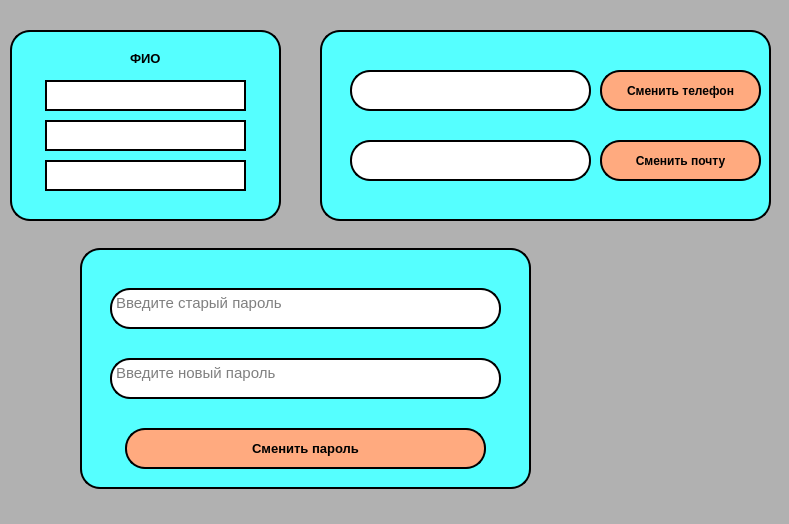
<?xml version="1.0" encoding="UTF-8"?>
<ui version="4.0">
 <class>MainWindow</class>
 <widget class="QMainWindow" name="MainWindow">
  <property name="geometry">
   <rect>
    <x>0</x>
    <y>0</y>
    <width>789</width>
    <height>524</height>
   </rect>
  </property>
  <property name="windowTitle">
   <string>MainWindow</string>
  </property>
  <property name="styleSheet">
   <string notr="true">background-color: rgb(177, 177, 177);</string>
  </property>
  <widget class="QWidget" name="centralwidget">
   <widget class="QFrame" name="frame">
    <property name="geometry">
     <rect>
      <x>10</x>
      <y>30</y>
      <width>271</width>
      <height>191</height>
     </rect>
    </property>
    <property name="styleSheet">
     <string notr="true">background-color: rgb(85, 255, 255);
border-radius: 20px;
border: 2px solid black;</string>
    </property>
    <property name="frameShape">
     <enum>QFrame::StyledPanel</enum>
    </property>
    <property name="frameShadow">
     <enum>QFrame::Raised</enum>
    </property>
    <widget class="QLabel" name="label">
     <property name="geometry">
      <rect>
       <x>120</x>
       <y>20</y>
       <width>41</width>
       <height>16</height>
      </rect>
     </property>
     <property name="font">
      <font>
       <family>Arial</family>
       <pointsize>10</pointsize>
       <weight>75</weight>
       <bold>true</bold>
      </font>
     </property>
     <property name="styleSheet">
      <string notr="true">border: 0px</string>
     </property>
     <property name="text">
      <string>ФИО</string>
     </property>
    </widget>
    <widget class="QLineEdit" name="lineEdit_FirstName">
     <property name="geometry">
      <rect>
       <x>35</x>
       <y>50</y>
       <width>201</width>
       <height>31</height>
      </rect>
     </property>
     <property name="font">
      <font>
       <family>Arial</family>
       <pointsize>10</pointsize>
      </font>
     </property>
     <property name="styleSheet">
      <string notr="true">background-color: rgb(255, 255, 255);</string>
     </property>
     <property name="text">
      <string/>
     </property>
    </widget>
    <widget class="QLineEdit" name="lineEdit_LastName">
     <property name="geometry">
      <rect>
       <x>35</x>
       <y>90</y>
       <width>201</width>
       <height>31</height>
      </rect>
     </property>
     <property name="font">
      <font>
       <family>Arial</family>
       <pointsize>10</pointsize>
      </font>
     </property>
     <property name="styleSheet">
      <string notr="true">background-color: rgb(255, 255, 255);</string>
     </property>
    </widget>
    <widget class="QLineEdit" name="lineEdit_Patronymic">
     <property name="geometry">
      <rect>
       <x>35</x>
       <y>130</y>
       <width>201</width>
       <height>31</height>
      </rect>
     </property>
     <property name="font">
      <font>
       <family>Arial</family>
       <pointsize>10</pointsize>
      </font>
     </property>
     <property name="styleSheet">
      <string notr="true">background-color: rgb(255, 255, 255);</string>
     </property>
    </widget>
   </widget>
   <widget class="QFrame" name="frame_2">
    <property name="geometry">
     <rect>
      <x>320</x>
      <y>30</y>
      <width>451</width>
      <height>191</height>
     </rect>
    </property>
    <property name="styleSheet">
     <string notr="true">background-color: rgb(85, 255, 255);
border-radius: 20px;
border: 2px solid black;</string>
    </property>
    <property name="frameShape">
     <enum>QFrame::StyledPanel</enum>
    </property>
    <property name="frameShadow">
     <enum>QFrame::Raised</enum>
    </property>
    <widget class="QTextEdit" name="textEdit_Email">
     <property name="geometry">
      <rect>
       <x>30</x>
       <y>110</y>
       <width>241</width>
       <height>41</height>
      </rect>
     </property>
     <property name="font">
      <font>
       <family>Arial</family>
       <pointsize>11</pointsize>
      </font>
     </property>
     <property name="styleSheet">
      <string notr="true">background-color: rgb(255, 255, 255);</string>
     </property>
     <property name="html">
      <string>&lt;!DOCTYPE HTML PUBLIC &quot;-//W3C//DTD HTML 4.0//EN&quot; &quot;http://www.w3.org/TR/REC-html40/strict.dtd&quot;&gt;
&lt;html&gt;&lt;head&gt;&lt;meta name=&quot;qrichtext&quot; content=&quot;1&quot; /&gt;&lt;style type=&quot;text/css&quot;&gt;
p, li { white-space: pre-wrap; }
&lt;/style&gt;&lt;/head&gt;&lt;body style=&quot; font-family:'Arial'; font-size:11pt; font-weight:400; font-style:normal;&quot;&gt;
&lt;p style=&quot;-qt-paragraph-type:empty; margin-top:0px; margin-bottom:0px; margin-left:0px; margin-right:0px; -qt-block-indent:0; text-indent:0px;&quot;&gt;&lt;br /&gt;&lt;/p&gt;&lt;/body&gt;&lt;/html&gt;</string>
     </property>
    </widget>
    <widget class="QPushButton" name="pushButton_EditPhone">
     <property name="geometry">
      <rect>
       <x>280</x>
       <y>40</y>
       <width>161</width>
       <height>41</height>
      </rect>
     </property>
     <property name="font">
      <font>
       <family>Arial</family>
       <pointsize>9</pointsize>
       <weight>75</weight>
       <bold>true</bold>
      </font>
     </property>
     <property name="styleSheet">
      <string notr="true">background-color: rgb(255, 170, 127);</string>
     </property>
     <property name="text">
      <string>Сменить телефон</string>
     </property>
    </widget>
    <widget class="QPushButton" name="pushButton_EditEmail">
     <property name="geometry">
      <rect>
       <x>280</x>
       <y>110</y>
       <width>161</width>
       <height>41</height>
      </rect>
     </property>
     <property name="font">
      <font>
       <family>Arial</family>
       <pointsize>9</pointsize>
       <weight>75</weight>
       <bold>true</bold>
      </font>
     </property>
     <property name="styleSheet">
      <string notr="true">background-color: rgb(255, 170, 127);</string>
     </property>
     <property name="text">
      <string>Сменить почту</string>
     </property>
    </widget>
    <widget class="QTextEdit" name="textEdit_Phone">
     <property name="geometry">
      <rect>
       <x>30</x>
       <y>40</y>
       <width>241</width>
       <height>41</height>
      </rect>
     </property>
     <property name="font">
      <font>
       <family>Arial</family>
       <pointsize>11</pointsize>
      </font>
     </property>
     <property name="styleSheet">
      <string notr="true">background-color: rgb(255, 255, 255);</string>
     </property>
     <property name="html">
      <string>&lt;!DOCTYPE HTML PUBLIC &quot;-//W3C//DTD HTML 4.0//EN&quot; &quot;http://www.w3.org/TR/REC-html40/strict.dtd&quot;&gt;
&lt;html&gt;&lt;head&gt;&lt;meta name=&quot;qrichtext&quot; content=&quot;1&quot; /&gt;&lt;style type=&quot;text/css&quot;&gt;
p, li { white-space: pre-wrap; }
&lt;/style&gt;&lt;/head&gt;&lt;body style=&quot; font-family:'Arial'; font-size:11pt; font-weight:400; font-style:normal;&quot;&gt;
&lt;p style=&quot;-qt-paragraph-type:empty; margin-top:0px; margin-bottom:0px; margin-left:0px; margin-right:0px; -qt-block-indent:0; text-indent:0px;&quot;&gt;&lt;br /&gt;&lt;/p&gt;&lt;/body&gt;&lt;/html&gt;</string>
     </property>
    </widget>
   </widget>
   <widget class="QFrame" name="frame_3">
    <property name="geometry">
     <rect>
      <x>80</x>
      <y>248</y>
      <width>451</width>
      <height>241</height>
     </rect>
    </property>
    <property name="styleSheet">
     <string notr="true">background-color: rgb(85, 255, 255);
border-radius: 20px;
border: 2px solid black;</string>
    </property>
    <property name="frameShape">
     <enum>QFrame::StyledPanel</enum>
    </property>
    <property name="frameShadow">
     <enum>QFrame::Raised</enum>
    </property>
    <widget class="QTextEdit" name="textEdit_NewPassword">
     <property name="geometry">
      <rect>
       <x>30</x>
       <y>110</y>
       <width>391</width>
       <height>41</height>
      </rect>
     </property>
     <property name="font">
      <font>
       <family>Arial</family>
       <pointsize>11</pointsize>
      </font>
     </property>
     <property name="styleSheet">
      <string notr="true">background-color: rgb(255, 255, 255);</string>
     </property>
     <property name="html">
      <string>&lt;!DOCTYPE HTML PUBLIC &quot;-//W3C//DTD HTML 4.0//EN&quot; &quot;http://www.w3.org/TR/REC-html40/strict.dtd&quot;&gt;
&lt;html&gt;&lt;head&gt;&lt;meta name=&quot;qrichtext&quot; content=&quot;1&quot; /&gt;&lt;style type=&quot;text/css&quot;&gt;
p, li { white-space: pre-wrap; }
&lt;/style&gt;&lt;/head&gt;&lt;body style=&quot; font-family:'Arial'; font-size:11pt; font-weight:400; font-style:normal;&quot;&gt;
&lt;p style=&quot;-qt-paragraph-type:empty; margin-top:0px; margin-bottom:0px; margin-left:0px; margin-right:0px; -qt-block-indent:0; text-indent:0px;&quot;&gt;&lt;br /&gt;&lt;/p&gt;&lt;/body&gt;&lt;/html&gt;</string>
     </property>
     <property name="placeholderText">
      <string>Введите новый пароль</string>
     </property>
    </widget>
    <widget class="QTextEdit" name="textEdit_OldPassword">
     <property name="geometry">
      <rect>
       <x>30</x>
       <y>40</y>
       <width>391</width>
       <height>41</height>
      </rect>
     </property>
     <property name="font">
      <font>
       <family>Arial</family>
       <pointsize>11</pointsize>
      </font>
     </property>
     <property name="styleSheet">
      <string notr="true">background-color: rgb(255, 255, 255);</string>
     </property>
     <property name="html">
      <string>&lt;!DOCTYPE HTML PUBLIC &quot;-//W3C//DTD HTML 4.0//EN&quot; &quot;http://www.w3.org/TR/REC-html40/strict.dtd&quot;&gt;
&lt;html&gt;&lt;head&gt;&lt;meta name=&quot;qrichtext&quot; content=&quot;1&quot; /&gt;&lt;style type=&quot;text/css&quot;&gt;
p, li { white-space: pre-wrap; }
&lt;/style&gt;&lt;/head&gt;&lt;body style=&quot; font-family:'Arial'; font-size:11pt; font-weight:400; font-style:normal;&quot;&gt;
&lt;p style=&quot;-qt-paragraph-type:empty; margin-top:0px; margin-bottom:0px; margin-left:0px; margin-right:0px; -qt-block-indent:0; text-indent:0px;&quot;&gt;&lt;br /&gt;&lt;/p&gt;&lt;/body&gt;&lt;/html&gt;</string>
     </property>
     <property name="placeholderText">
      <string>Введите старый пароль</string>
     </property>
    </widget>
    <widget class="QPushButton" name="pushButton_EditPassword">
     <property name="geometry">
      <rect>
       <x>45</x>
       <y>180</y>
       <width>361</width>
       <height>41</height>
      </rect>
     </property>
     <property name="font">
      <font>
       <family>Arial</family>
       <pointsize>10</pointsize>
       <weight>75</weight>
       <bold>true</bold>
      </font>
     </property>
     <property name="styleSheet">
      <string notr="true">background-color: rgb(255, 170, 127);</string>
     </property>
     <property name="text">
      <string>Сменить пароль</string>
     </property>
    </widget>
   </widget>
  </widget>
  <widget class="QMenuBar" name="menubar">
   <property name="geometry">
    <rect>
     <x>0</x>
     <y>0</y>
     <width>789</width>
     <height>21</height>
    </rect>
   </property>
  </widget>
  <widget class="QStatusBar" name="statusbar"/>
 </widget>
 <resources/>
 <connections/>
</ui>
